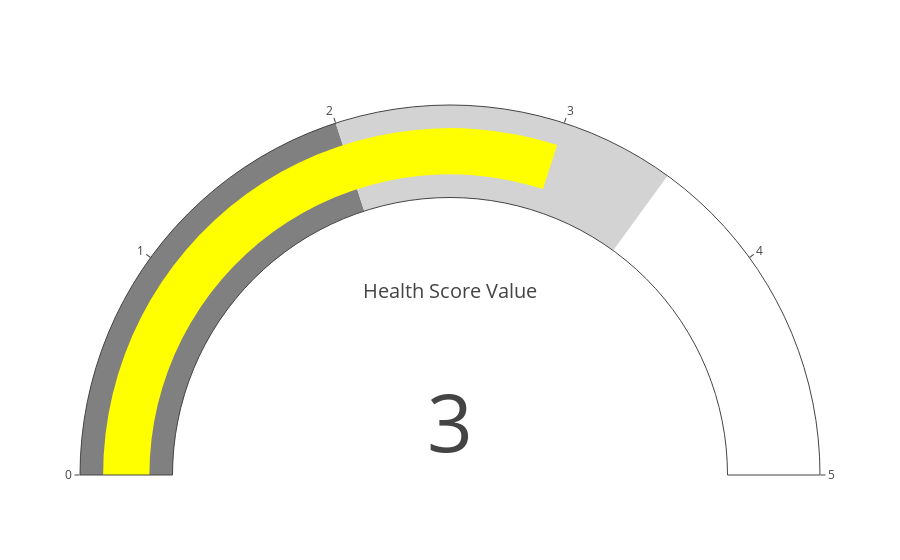

This figure's notebook cell:
### Code cell
def HSR_meter():
    dF = nutr_info() # Fetch DataFrame from nutr_info
    score = dF.loc[dF['Nutrient'] == 'HSR', selected_filter].values[0]

    # Set the meter color based on value
    bar_color = (
        "red" if score <= 1 else
        "orange" if score <= 2 else
        "yellow" if score <= 3 else
        "lightgreen" if score <= 4 else
        "green"
    )

    fig = go.Figure(go.Indicator(
        domain = {'x': [0, 1], 'y': [0, 1]},
        value = score,
        mode = "gauge+number",
        gauge = {'axis': {'range': [None, 5]},
            'bar': {'color': bar_color},
            'steps' : [
                {'range': [0, 2], 'color': "gray"},
                {'range': [2, 3.5], 'color': "lightgray"}]}   
    ))

    # Add a custom title as an annotation beneath the value
    fig.update_layout(
        annotations=[
            go.layout.Annotation(
                text="Health Score Value",  # Title text
                x=0.5,  # Centered horizontally
                y=0.5,  # Position it just below the gauge
                showarrow=False,
                font=dict(size=20)
            )
        ]
    )

    fig.show()

HSR_meter()

### Figure 1 — Plotly figure (JSON) as saved in the notebook; plotly's stock layout.template omitted (floating-point values rounded to 4 significant figures)
{"data": [{"domain": {"x": [0, 1], "y": [0, 1]}, "gauge": {"axis": {"range": [null, 5]}, "bar": {"color": "yellow"}, "steps": [{"color": "gray", "range": [0, 2]}, {"color": "lightgray", "range": [2, 3.5]}]}, "mode": "gauge+number", "type": "indicator", "value": 3}], "layout": {"annotations": [{"font": {"size": 20}, "showarrow": false, "text": "Health Score Value", "x": 0.5, "y": 0.5}]}}
